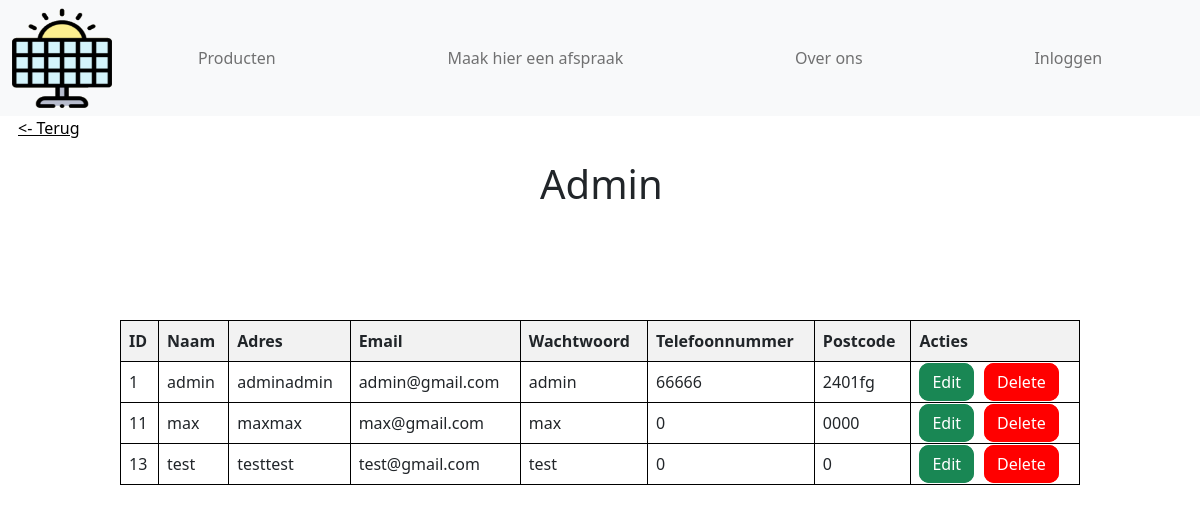
Screenshot of /useroverview.php with the database file from the repository.
### tables this page shows
CREATE TABLE `user` (
  `id` int(11) NOT NULL,
  `name` varchar(255) NOT NULL,
  `adress` varchar(255) NOT NULL,
  `email` varchar(255) NOT NULL,
  `password` varchar(255) NOT NULL,
  `phonenumber` int(7) NOT NULL,
  `zipcode` varchar(10) NOT NULL,
  `admin` int(45) NOT NULL,
  `can_login` tinyint(1) NOT NULL
);

### useroverview.php (the view, shortened to what this page needs)
<!DOCTYPE html>
<html lang="en">
<head>
    <?php
    include_once ("header.php");
    ?>
    <link rel="stylesheet" href="css/admin.css">
</head>
<?php
$conn = connection();
$sql = "SELECT id, name, adress, email, password, phonenumber, zipcode FROM user";
$result = $conn->query($sql);
$rows = array();
if ($result->rowCount() > 0) {
    while ($row = $result->fetch(PDO::FETCH_ASSOC)) {
        $rows[] = $row;
    }
} else {
    echo "0 results";
}
?>
<body>
    <input type="button" class="button" value="<- Terug" onclick="window.location.href='admin.php'" />
    <h1 class="title">Admin</h1>
    <div class="tabel">
        <table>
            <thead>
                <tr>
                    <th>ID</th>
                    <th>Naam</th>
                    <th>Adres</th>
                    <th>Email</th>
                    <th>Wachtwoord</th>
                    <th>Telefoonnummer</th>
                    <th>Postcode</th>
                    <th>Acties</th>
                </tr>
            </thead>
            <tbody>
                <?php
                foreach ($rows as $row) {
                    echo "<tr>";
                    echo "<td>" . $row['id'] . "</td>";
                    echo "<td>" . $row['name'] . "</td>";
                    echo "<td>" . $row['adress'] . "</td>";
                    echo "<td>" . $row['email'] . "</td>";
                    echo "<td>" . $row['password'] . "</td>";
                    echo "<td>" . $row['phonenumber'] . "</td>";
                    echo "<td>" . $row['zipcode'] . "</td>";
                    echo "<td>";
                    echo "<a href='edit.php?id=" . $row['id'] . "' class='knopedit'>Edit</a>";
                    echo "<a href='delete.php?id=" . $row['id'] . "' class='knopdelete'>Delete</a>";
                    echo "</td>";
                    echo "</tr>";
                }
                ?>
            </tbody>
        </table>
    </div>
</body>
</html>

### css/header.css (style rules this page uses)
body { margin: 0px; }

### css/admin.css (style rules this page uses)
body { background: #fff; margin: 0px; }
table { border-collapse: collapse; width: 100%; }
th, td { border: 1px solid black; padding: 8px; text-align: left; }
th { background-color: #f2f2f2; }
.title { position: absolute; top:20%; left:45%; }
.tabel { position: absolute; top: 40%; left: 10%; height: 30%; width: 80%; }
.button { position: absolute; background-color: transparent; border: none; padding: 0; margin: 0; font-size: inherit; color: black; cursor: pointer; text-decoration: underline; left: 1.5%; }
.knopedit { background-color: #198754; border: #198754 solid 3px; border-radius: 10px; margin-right: 10px; text-decoration: none; color: #fff; padding: 5px 10px; }
.knopdelete { background-color: red; border: red solid 3px; border-radius: 10px; text-decoration: none; color: #fff; padding: 5px 10px; }

### rows the page displays
user: id "1", name "admin", adress "adminadmin", email "admin@gmail.com", password "admin", phonenumber "66666", zipcode "2401fg"
user: id "11", name "max", adress "maxmax", email "max@gmail.com", password "max", phonenumber "0", zipcode "0000"
user: id "13", name "test", adress "testtest", email "test@gmail.com", password "test", phonenumber "0", zipcode "0"
